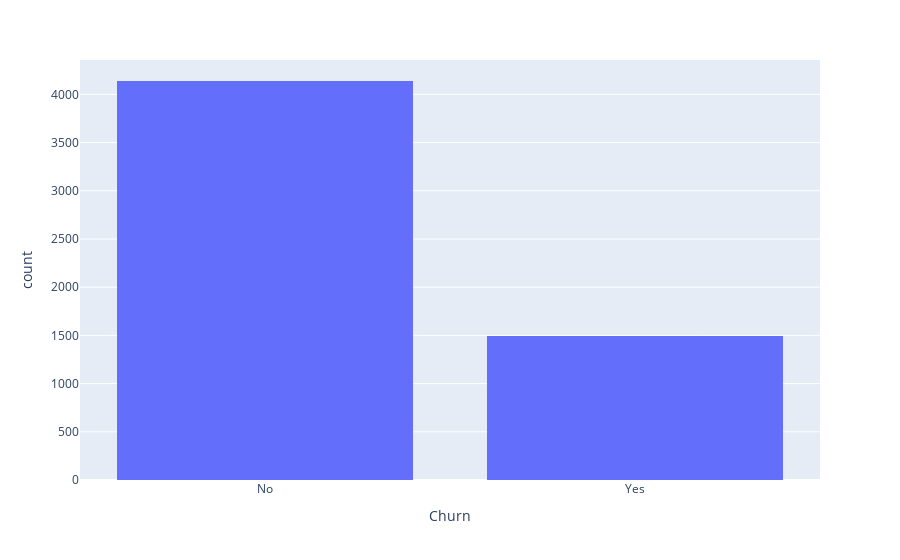

This figure's notebook cell:
### Code cell
px.histogram(df_train, x=target_name)

### Figure 1 — Plotly figure (JSON) as saved in the notebook; plotly's stock layout.template omitted (floating-point values rounded to 4 significant figures; data arrays with more than 128 entries replaced by an {"elided": "..."} marker saying what was removed)
{"data": [{"alignmentgroup": "True", "bingroup": "x", "hovertemplate": "Churn=%{x}<br>count=%{y}<extra></extra>", "legendgroup": "", "marker": {"color": "#636efa"}, "name": "", "offsetgroup": "", "orientation": "v", "showlegend": false, "type": "histogram", "x": {"elided": "5634 str values"}, "xaxis": "x", "yaxis": "y"}], "layout": {"barmode": "relative", "legend": {"tracegroupgap": 0}, "margin": {"t": 60}, "xaxis": {"anchor": "y", "domain": [0, 1], "title": {"text": "Churn"}}, "yaxis": {"anchor": "x", "domain": [0, 1], "title": {"text": "count"}}}}
